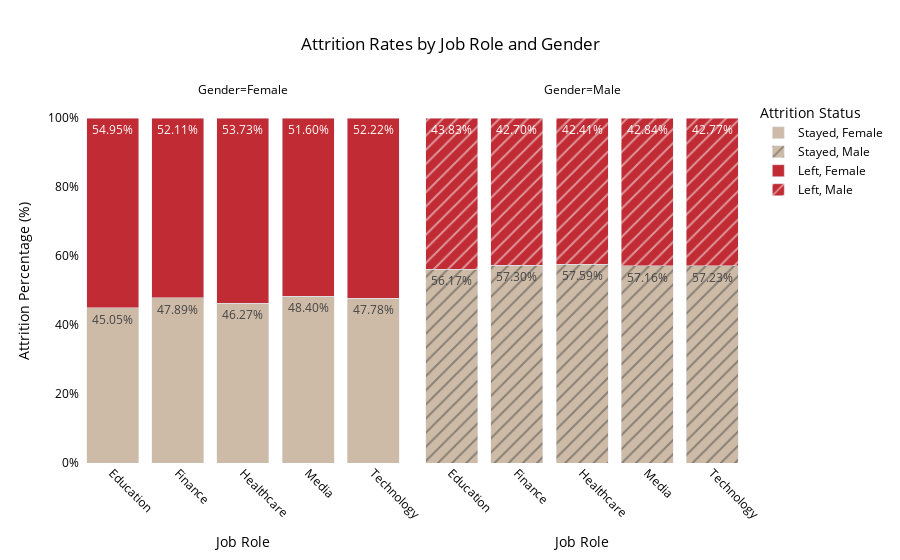

The notebook cell saved with this chart:
### Markdown cell above
*Commentaires*  

**1. Global Employee Attrition (Attrition des employés globale)**  
La partie gauche du graphique montre que 52,5% des employés sont restés dans l'entreprise tandis que 47,5% ont quitté. Cela indique un taux d'attrition assez élevé, presque la moitié des effectifs. Cette donnée souligne l'importance de mettre en œuvre des stratégies efficaces de rétention des employés. Il est essentiel de comprendre les raisons spécifiques de ce haut taux d'attrition pour pouvoir les adresser efficacement.  

**2. Employee Attrition by Job Role (Attrition des employés par rôle de travail)**  
Ces données révèlent que les secteurs de la technologie et de la santé sont les plus touchés par l'attrition. Cela peut indiquer des tendances de marché où ces industries connaissent peut-être des changements rapides qui influencent la stabilité de l'emploi ou des conditions de travail moins favorables comparées à d'autres secteurs.

### Code cell
import pandas as pd
import plotly.express as px

# Assumons que df_combined est votre DataFrame qui contient les données nécessaires

# Calcul du pourcentage d'attrition pour chaque genre et rôle d'emploi
plot_df = df_combined.groupby(['Gender', 'Job Role', 'Attrition']).size().reset_index(name='Count')
total = plot_df.groupby(['Gender', 'Job Role'])['Count'].transform('sum')
plot_df['Percent'] = plot_df['Count'] / total * 100

# Utilisation de Plotly Express pour créer un graphique en barres empilées interactif
fig = px.bar(plot_df, x='Job Role', y='Percent', color='Attrition',
             pattern_shape='Gender', barmode='stack',
             category_orders={"Attrition": ["Stayed", "Left"]},  # Assurer l'ordre correct des légendes
             color_discrete_map={'Left': '#C02B34', 'Stayed': '#CDBBA7'},
             facet_col='Gender',  # Séparation par genre en colonnes différentes
             labels={'Percent': 'Attrition Percentage (%)', 'Job Role': 'Job Role', 'Attrition': 'Attrition Status'},
             title='Attrition Rates by Job Role and Gender')

# Mise à jour des paramètres de mise en page pour une meilleure visibilité
fig.update_layout(yaxis_ticksuffix='%', plot_bgcolor='white', font_color='black', 
                  title_x=0.5, legend_title_text='Attrition Status')
fig.update_traces(texttemplate='%{y:.2f}%', textposition='inside')
fig.update_xaxes(tickangle=45)

# Afficher le graphique
fig.show()

### Figure 1 — Plotly figure (JSON) as saved in the notebook; plotly's stock layout.template omitted (floating-point values rounded to 4 significant figures)
{"data": [{"alignmentgroup": "True", "hovertemplate": "Attrition Status=Stayed<br>Gender=Female<br>Job Role=%{x}<br>Attrition Percentage (%)=%{y}<extra></extra>", "legendgroup": "Stayed, Female", "marker": {"color": "#CDBBA7", "pattern": {"shape": ""}}, "name": "Stayed, Female", "offsetgroup": "Stayed, Female", "orientation": "v", "showlegend": true, "textposition": "inside", "texttemplate": "%{y:.2f}%", "type": "bar", "x": ["Education", "Finance", "Healthcare", "Media", "Technology"], "xaxis": "x", "y": [45.05, 47.89, 46.27, 48.4, 47.78], "yaxis": "y"}, {"alignmentgroup": "True", "hovertemplate": "Attrition Status=Stayed<br>Gender=Male<br>Job Role=%{x}<br>Attrition Percentage (%)=%{y}<extra></extra>", "legendgroup": "Stayed, Male", "marker": {"color": "#CDBBA7", "pattern": {"shape": "/"}}, "name": "Stayed, Male", "offsetgroup": "Stayed, Male", "orientation": "v", "showlegend": true, "textposition": "inside", "texttemplate": "%{y:.2f}%", "type": "bar", "x": ["Education", "Finance", "Healthcare", "Media", "Technology"], "xaxis": "x2", "y": [56.17, 57.3, 57.59, 57.16, 57.23], "yaxis": "y2"}, {"alignmentgroup": "True", "hovertemplate": "Attrition Status=Left<br>Gender=Female<br>Job Role=%{x}<br>Attrition Percentage (%)=%{y}<extra></extra>", "legendgroup": "Left, Female", "marker": {"color": "#C02B34", "pattern": {"shape": ""}}, "name": "Left, Female", "offsetgroup": "Left, Female", "orientation": "v", "showlegend": true, "textposition": "inside", "texttemplate": "%{y:.2f}%", "type": "bar", "x": ["Education", "Finance", "Healthcare", "Media", "Technology"], "xaxis": "x", "y": [54.95, 52.11, 53.73, 51.6, 52.22], "yaxis": "y"}, {"alignmentgroup": "True", "hovertemplate": "Attrition Status=Left<br>Gender=Male<br>Job Role=%{x}<br>Attrition Percentage (%)=%{y}<extra></extra>", "legendgroup": "Left, Male", "marker": {"color": "#C02B34", "pattern": {"shape": "/"}}, "name": "Left, Male", "offsetgroup": "Left, Male", "orientation": "v", "showlegend": true, "textposition": "inside", "texttemplate": "%{y:.2f}%", "type": "bar", "x": ["Education", "Finance", "Healthcare", "Media", "Technology"], "xaxis": "x2", "y": [43.83, 42.7, 42.41, 42.84, 42.77], "yaxis": "y2"}], "layout": {"annotations": [{"font": {}, "showarrow": false, "text": "Gender=Female", "x": 0.245, "xanchor": "center", "xref": "paper", "y": 1, "yanchor": "bottom", "yref": "paper"}, {"font": {}, "showarrow": false, "text": "Gender=Male", "x": 0.755, "xanchor": "center", "xref": "paper", "y": 1, "yanchor": "bottom", "yref": "paper"}], "barmode": "stack", "font": {"color": "black"}, "legend": {"title": {"text": "Attrition Status"}, "tracegroupgap": 0}, "plot_bgcolor": "white", "title": {"text": "Attrition Rates by Job Role and Gender", "x": 0.5}, "xaxis": {"anchor": "y", "domain": [0, 0.49], "tickangle": 45, "title": {"text": "Job Role"}}, "xaxis2": {"anchor": "y2", "domain": [0.51, 1], "matches": "x", "tickangle": 45, "title": {"text": "Job Role"}}, "yaxis": {"anchor": "x", "domain": [0, 1], "ticksuffix": "%", "title": {"text": "Attrition Percentage (%)"}}, "yaxis2": {"anchor": "x2", "domain": [0, 1], "matches": "y", "showticklabels": false}}}
